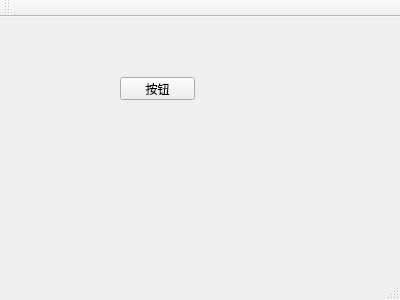
<?xml version="1.0" encoding="UTF-8"?>
<ui version="4.0">
 <class>MainWindow</class>
 <widget class="QMainWindow" name="MainWindow">
  <property name="geometry">
   <rect>
    <x>0</x>
    <y>0</y>
    <width>400</width>
    <height>300</height>
   </rect>
  </property>
  <property name="windowTitle">
   <string>MainWindow</string>
  </property>
  <widget class="QWidget" name="centralWidget">
   <widget class="QPushButton" name="pushButton">
    <property name="geometry">
     <rect>
      <x>120</x>
      <y>60</y>
      <width>75</width>
      <height>23</height>
     </rect>
    </property>
    <property name="text">
     <string>按钮</string>
    </property>
   </widget>
  </widget>
  <widget class="QMenuBar" name="menuBar">
   <property name="geometry">
    <rect>
     <x>0</x>
     <y>0</y>
     <width>400</width>
     <height>23</height>
    </rect>
   </property>
  </widget>
  <widget class="QToolBar" name="mainToolBar">
   <attribute name="toolBarArea">
    <enum>TopToolBarArea</enum>
   </attribute>
   <attribute name="toolBarBreak">
    <bool>false</bool>
   </attribute>
  </widget>
  <widget class="QStatusBar" name="statusBar"/>
 </widget>
 <layoutdefault spacing="6" margin="11"/>
 <resources/>
 <connections/>
</ui>
